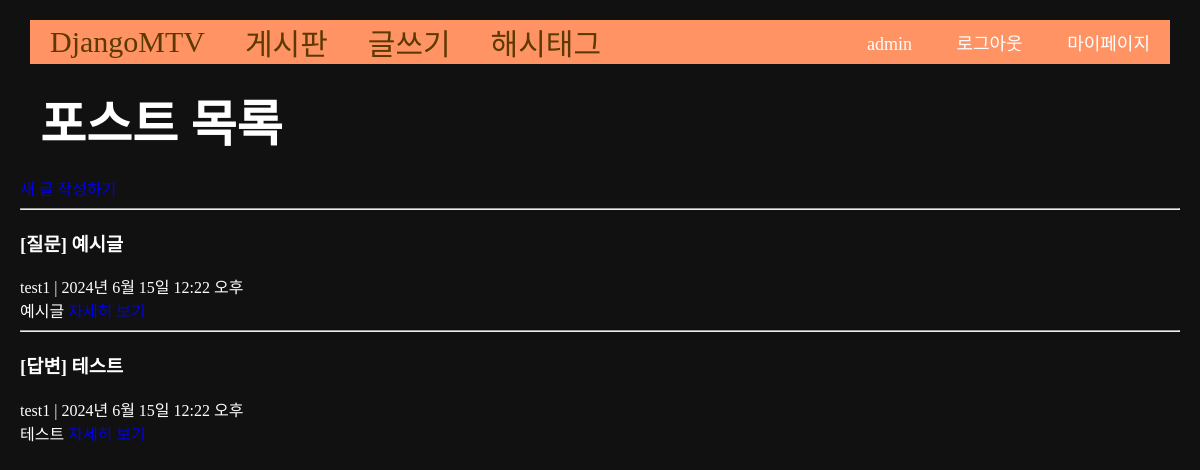
The page /second/ (signed in) on the database its author committed.
### main/models.py (models this page shows, shortened)
class Post(models.Model):
    title = models.CharField(max_length=50)
    writer = models.ForeignKey(User, null=False, blank=False, on_delete=models.CASCADE)
    post_type = models.CharField(max_length=50, null=True)
    image = models.ImageField(upload_to="post/", blank=True, null=True)
    body = models.TextField()
    pub_date = models.DateTimeField()
    tag = models.ManyToManyField(Tag, related_name='post', blank=True)
    like = models.ManyToManyField(User, related_name='likes', blank=True)
    like_count = models.PositiveIntegerField(default=0)
    def summary(self):
        return self.body[:20]

### main/views.py (the view)
# urls.py: path('second/', secondpage, name="secondpage"),
def secondpage(request):
    posts = Post.objects.all()
    return render(request, 'main/secondpage.html', {'posts':posts})

### main/templates/main/secondpage.html
{% extends 'base.html' %}
{% block content %}
<h1 class="contents">포스트 목록</h1>
<div>
    <div>
        {% if user.is_authenticated %}
        <a href="{% url 'main:new-post' %}">새 글 작성하기</a>
        {% endif %}
    </div>
    {% for post in posts %}
    <div>
        <hr/>
        <h3>{% if post.post_type == "Q" %}
            [질문]
        {% elif post.post_type == "A" %}
            [답변]
        {% else %}
            [기타]
        {% endif %}
         {{ post.title }}</h3>
        {{post.writer}} | {{post.pub_date}}<br>
        {{post.summary}}
        <a href="{% url 'main:detail' post.id %}">자세히 보기</a>
        <br>
    </div>
    {% endfor %}
</div>
{% endblock %}

### project/templates/shared/_navbar.html
<nav class="navbar-container">
    <a class="navbar-link" href="{% url 'main:mainpage' %}">DjangoMTV</a>
    <a class="navbar-link" href="{% url 'main:secondpage' %}">게시판</a>
    <a class="navbar-link" href="{% url 'main:new-post' %}">글쓰기</a>
    <a class="navbar-link" href="{% url 'main:tag-list' %}">해시태그</a>
    <div class="nav-right">
        {% if user.is_authenticated %}
        <ul class="nav-link-account">
            <li class="nave-link-user">{{user.username}}</li>
            <li><a href="{% url 'accounts:logout' %}">로그아웃</a></li>
            <li><a href="{% url 'users:mypage' user.id %}">마이페이지</a></li>
        </ul>
        {% else %}
        <ul class="nav-link-account">
            <li><a href="{% url 'accounts:login' %}">로그인</a></li>
            <li><a href="{% url 'accounts:signup' %}">회원가입</a></li>
        </ul>
        {% endif %}
    </div>
</nav>

### project/static/css/project.css (style rules this page uses)
a { text-decoration: none; }
.body-container { background-color: #000000; color: #fff; margin: 20px; }
.navbar-container { display: flex; align-items: center; padding-left: 20px; gap: 40px; background-color: #ff7300; font-size: 6px; margin: 10px; }
.navbar-link { color: #ffffff; font-size: 30px; }
.contents { font-size: 20px; }

### project/templates/base.html (style rules this page uses)
a { text-decoration: none; }
.body-container { background-color: #111; color: #fff; margin: 20px; }
.navbar-container { display: flex; align-items: center; padding-left: 20px; gap: 40px; background-color: #FF9364; font-size: 18px; }
.navbar-link { color: #5c3900; font-size: 30px; }
.contents { font-size: 50px; margin: 20px; }
.nav-right { margin-left: auto; }
.nav-link-account { list-style-type: none; margin: 0; padding: 0; }
.nav-link-account li { display: inline; padding: 10px 20px; text-decoration: none; }
.nav-link-account li a { color: white; text-decoration: none; }

### rows shown on the page
Post: post_type "[질문]", title "예시글", writer "test1", pub_date "2024년 6월 15일 12:22 오후", summary "예시글"
Post: post_type "[답변]", title "테스트", writer "test1", pub_date "2024년 6월 15일 12:22 오후", summary "테스트"

### other values the page prints
{{ user.username }} "admin"
